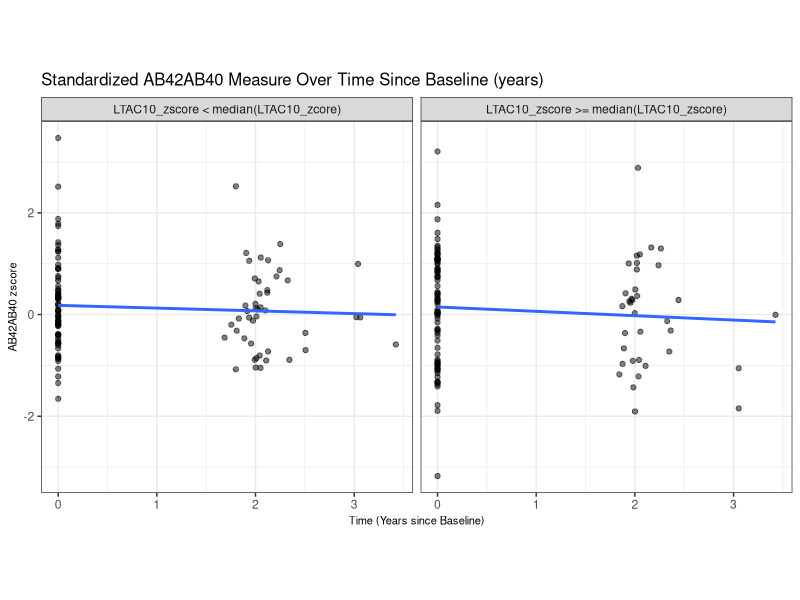

This chart was generated by the following R code:
## ---- chunk 1
knitr::opts_chunk$set(message = FALSE, warning = FALSE, comment = NA,
                      fig.align = "center", fig.height = 6, fig.width = 12)
library(readxl)
library(tidyverse)
library(mice)
library(knitr)
library(here)
library(kableExtra)
library(ggplot2)
library(cowplot)
library(lmerTest) # mixed linear model
## ---- chunk 2
# Load raw data
raw_demo <- read_excel(here("data/BIOCARD_Demographics_2024.08.07_Deidentified.xlsx"), sheet = "BIOCARD_Demographics")
raw_dx <- read_excel(here("data/BIOCARD_DiagnosisData_2024.09.08_Deidentified.xlsx"), sheet = "BIOCARD_DiagnosisData")
raw_act <- read_excel(here("data/actigraphy_data_BIOCARD_8_7_24_from Daniel_Deidentified.xlsx"), sheet = "actigraphy_data_BIOCARD_8_7_24")
raw_gene <- read_excel(here("data/BIOCARD_Genetics_Data_2023.03.28_Deidentified.xlsx"), sheet = "GENETICS_Data")
raw_champs <- read_excel(here("data/BIOCARD_Leisure_Activity_Champs_2023.09.10_other coded_Deidentified.xlsx"), sheet = "BIOCARD_PA_BloodBiomarkers-CHAM")
# NTK often stands for NeuroToolKit. NTK is a set of biomarkers used for neurological and neurodegenerative disease research
raw_ntk <- read_excel(here("data/BIOCARD_NTK Blood biomarkers_08.09.24_JHU only.xlsx"), sheet = "NTK Datafile to Use_JHU only")
raw_vital <- read_excel(here("data/BIOCARD_Vital_Signs_Sensory_2023.04.17_Deidentified.xlsx"), sheet = "BIOCARD_VITAL_SIGNS_SENSORY")
raw_gene_new <- read_excel(here("data/New participants_BIOCARD ApoE Genotypes 2023-2024_Deidentified.xlsx"), sheet = "Sheet1")

# Check missingness
# data %>%
#   summarise(across(everything(), ~ sum(is.na(.))))
# md.pattern(data)
## ---- chunk 3
# Demographics data
# Sex: 1=Male|2=Female
# Educ: years of education, 12=Min|20=Max|99=Unknown|Blank
#   no unknown or missing
# Race: 1=White|2=Black or African American|3=American Indian or Alaska Native|4=Native Hawaiian or Other Pacific Islander|5=Asian|99=Unknown|Blank
#   no 4 or missing
# Sex_F: 1=F|0=M
# Race_White: 1=White|0=Other|99=Missing
data_demo <- raw_demo %>%
  select(SUBJECT_ID, SEX, EDUC, RACE) %>%
  mutate(Sex_F = ifelse(SEX == 2, 1, 0)) %>% 
  mutate(Race_White = case_when(
    RACE == 1 ~ 1,
    RACE %in% c(2,3,4,5) ~ 0,
    TRUE ~ 99
  )) %>%
  select(SUBJECT_ID, Sex_F, Race_White, EDUC) %>%
  mutate(in_demo = 1)
# check data
# data_demo %>% 
#   select(EDUC, Race_White, Sex_F) %>%
#   table()
# data_demo$SUBJECT_ID[duplicated(data_demo$SUBJECT_ID)] 
# length(unique(data_demo$SUBJECT_ID)) 
# 474 subjects

# Diagnosis data
# fup_Dx: 1 if last available (i.e., most recent) ‘DIAGNOSIS’ = MCI or dementia, otherwise 0
data_dx <- raw_dx %>%
  select(SUBJECT_ID, VISITNO, AgeAtVisit, DIAGNOSIS, DECAGE) %>%
  group_by(SUBJECT_ID) %>% 
  mutate(last_visit = ifelse(AgeAtVisit == max(AgeAtVisit), 1, 0)) %>%
  ungroup() %>%
  mutate(fup_Dx = ifelse(DIAGNOSIS %in% c("DEMENTIA", "MCI") & last_visit == 1, 1, 0)) %>%
  mutate(in_dx = 1)
# check data
# table(data_dx$DIAGNOSIS)
# DEMENTIA, IMPAIRED NOT MCI, MCI, NORMAL 
# length(unique(data_dx$SUBJECT_ID))
# 474 subjects

# Blood biomarkers data
data_ntk <- raw_ntk %>%
  select(SUBJECT_ID, VISITNO,
         PTAU181_zscore, AB42AB40_zscore, # AD-specific measures
         NFL_zscore, YKL40_zscore, sTREM2_zscore, GFAP_zscore, # AD non-specific measures
         PTAU181_outlier, AB42AB40_outlier, NFL_outlier, YKL40_outlier, sTREM2_outlier, GFAP_outlier,
         GFAP, NFL, PTAU181, AB42AB40, PTAU181_AB42AB40, sTREM2, YKL40) %>% # outlier indicators for each biomarker measure 
  mutate(in_ntk = 1)
# check data
# length(unique(data_ntk$SUBJECT_ID))
# 266 subjects

# CHAMPS activity questionnaire data
low_freq_vars <- c("B11110a_freq", "B11120a_freq", "B11122a_freq", "B11127a_freq", "B11128a_freq", "B11134a_freq", "B11135a_freq", "B11139a_freq")
high_freq_vars <- c("B11107a_freq", "B11109a_freq", "B11114a_freq", "B11115a_freq", "B11116a_freq", "B11119a_freq", "B11121a_freq", "B11123a_freq", "B11124a_freq", "B11125a_freq", "B11126a_freq", "B11129a_freq", "B11130a_freq", "B11131a_freq", "B11132a_freq", "B11133a_freq", "B11136a_freq", "B11137a_freq", "B11138a_freq", "B11140a_freq")
# Create three continuous variables reflecting each participant’s frequency of engagement in low intensity physical activities, high intensity physical activities, and all physical activities (regardless of level of intensity)
data_champs <- raw_champs %>%
  select(c(SUBJECT_ID, VISITNO, low_freq_vars, high_freq_vars, "B11141a_freq", "B11141s_CAT")) %>%
  mutate(across(all_of(c(low_freq_vars, high_freq_vars, "B11141a_freq")), as.numeric)) %>%  
  mutate(
    LOW_INT_FREQ = rowSums(select(., all_of(low_freq_vars)), na.rm = TRUE) +
                   ifelse(!is.na(B11141s_CAT) & B11141s_CAT == "Physical-low", B11141a_freq, 0),
    HIGH_INT_FREQ = rowSums(select(., all_of(high_freq_vars)), na.rm = TRUE) +
                    ifelse(!is.na(B11141s_CAT) & B11141s_CAT == "Physical-modhi", B11141a_freq, 0),
    ALL_INT_FREQ = LOW_INT_FREQ + HIGH_INT_FREQ
  ) %>%
  select(SUBJECT_ID, VISITNO, LOW_INT_FREQ, HIGH_INT_FREQ, ALL_INT_FREQ) %>%
  mutate(in_champs = 1) %>%
  group_by(SUBJECT_ID) %>% 
  mutate(first_champs_visit = ifelse(VISITNO == min(VISITNO), 1, 0))
# check data
# length(unique(data_champs$SUBJECT_ID))
# 259 subjects

# Actigraphy data
# LTAC10 total average activity counts over the 10 most active hours of the day, averaged across 3 days with valid data
data_act <- raw_act %>%
  select(SUBJECT_ID, VISITNO, LTAC10) %>%
  mutate(in_act = 1) %>%
  group_by(SUBJECT_ID) %>% 
  mutate(first_act_visit = ifelse(VISITNO == min(VISITNO), 1, 0))
# check data
# length(unique(data_act$SUBJECT_ID))
# 240 subjects

# Genetics (APOE genetic status) data
data_gene_new <- raw_gene_new %>%
  filter(!is.na(SUBJECT_ID)) %>%
  mutate(APOECODE = APOECODE/10)

data_gene <- raw_gene %>%
  rbind(data_gene_new) %>%
  mutate(APOE4 = case_when(
      APOECODE %in% c(2.2, 2.3, 3.3) ~ 0,  
      APOECODE %in% c(2.4, 3.4, 4.4) ~ 1,  
      APOECODE == "" | is.na(APOECODE) ~ NA_real_ 
    )) %>%
  mutate(in_gene = 1)
# check data
# length(unique(data_gene$SUBJECT_ID))
# 467 subjects

# Vital signs/ sensory data
data_vital <- raw_vital %>%
  select(SUBJECT_ID, VISITNO, BMI) %>%
  mutate(in_vital = 1)
# check data
# length(unique(data_vital$SUBJECT_ID))
# 394 subjects
## ---- chunk 4
data_act_merged <- data_act %>%
  merge(data_dx, by = c("SUBJECT_ID", "VISITNO"), all = TRUE) %>%
  merge(data_ntk, by = c("SUBJECT_ID", "VISITNO"), all = TRUE) %>%
  merge(data_vital, by = c("SUBJECT_ID", "VISITNO"), all = TRUE) %>%
  merge(data_demo, by = "SUBJECT_ID", all = TRUE) %>%
  merge(data_gene, by = "SUBJECT_ID", all = TRUE) %>%
  arrange(SUBJECT_ID, VISITNO)
# 474 patients

# Identify patients with MCI or Dementia at the first Actigraphy visit
excluded_patients <- data_act_merged %>%
  filter(first_act_visit == 1 & (DIAGNOSIS == "MCI" | DIAGNOSIS == "DEMENTIA")) %>%
  pull(SUBJECT_ID)
# 27 patients

# Include patients in the CHAMPS analysis
data_champs_clean <- read.csv(here("processed-data/CHAMPS_clean_data.csv"), 
                              row.names = 1, check.names = FALSE)

# Include patients with at least one actigraphy assessment
# define Age_Act as a participant’s age at their baseline/first available Actigraphy assessment 
# exclude patients with a diagnosis of MCI or dementia at baseline Actigraphy assessment
data_act_clean <- data_act_merged %>%
  filter(SUBJECT_ID %in% data_champs_clean$SUBJECT_ID) %>%
  group_by(SUBJECT_ID) %>%
  filter(any(in_act == 1)) %>%
  mutate(Age_Act = ifelse(first_act_visit == 1, AgeAtVisit, NA)) %>%
  fill(Age_Act, .direction = "downup") %>%
  filter(!SUBJECT_ID %in% excluded_patients) %>%
  ungroup() 
# length(unique(data_act_clean$SUBJECT_ID))
# 160 patients

# Identify patients without biomarker info 1.5 years around baseline Actigraphy visit
no_ntk_at_baseline_visit <- data_act_clean %>%
  filter(first_act_visit == 1 & is.na(in_ntk)) %>%
  pull(SUBJECT_ID)
# 8 patients don't have biomarker info at the baseline visit
# 1 out of 8 patients are diagnosed with MCI or Dementia at baseline

# biomarker variables
ntk_vars = c("PTAU181_zscore", "AB42AB40_zscore", "NFL_zscore", "YKL40_zscore",
             "sTREM2_zscore", "GFAP_zscore", "PTAU181_outlier", "AB42AB40_outlier",
             "NFL_outlier", "YKL40_outlier", "sTREM2_outlier", "GFAP_outlier", "in_ntk")

ntk_within_window_patients <- data_act_clean %>%
  filter(SUBJECT_ID %in% no_ntk_at_baseline_visit) %>%
  mutate(ntk_within_window = ifelse(
      (abs(AgeAtVisit - Age_Act) <= 1.5) &
      !is.na(in_ntk), 
    1, 0
  )) %>%
  filter(ntk_within_window == 1) %>%
  select(c(SUBJECT_ID, all_of(ntk_vars))) %>%
  group_by(SUBJECT_ID) %>%
  slice_head(n = 1) %>%
  ungroup() %>%
  mutate(first_act_visit = 1)
# 4 patients

data_act_clean <- data_act_clean %>%
  filter(!(SUBJECT_ID %in% no_ntk_at_baseline_visit) | 
           SUBJECT_ID %in% ntk_within_window_patients$SUBJECT_ID) %>%
  # only include visits from baseline forward for each patient
  group_by(SUBJECT_ID) %>%
  mutate(baseline_forward = ifelse(first_act_visit == 1, 1, NA)) %>%
  fill(baseline_forward, .direction = "down") %>%
  filter(baseline_forward == 1) %>%
  # update biomarker info for patients with missing biomarker at baseline
  merge(ntk_within_window_patients, all.x = TRUE, 
        by = c("SUBJECT_ID", "first_act_visit"), suffix = c("_left", "_right")) %>%
   mutate(
    across(
      .cols = ends_with("_left"),  
      .fns = ~ ifelse(!is.na(.), ., get(str_remove(cur_column(), "_left") %>% paste0("_right"))),  
      .names = "{str_remove(.col, '_left')}"  
    )
  )%>%
  select(-ends_with("_left"), -ends_with("_right"))

# length(unique(data_act_clean$SUBJECT_ID))
# 157 patients, 923 visits

zscore_cols <- c("PTAU181_zscore", "AB42AB40_zscore", "NFL_zscore", "YKL40_zscore", "sTREM2_zscore", "GFAP_zscore")
outlier_cols <- c("PTAU181_outlier", "AB42AB40_outlier", "NFL_outlier", "YKL40_outlier", "sTREM2_outlier", "GFAP_outlier")

# Replace z-score values with NA if the corresponding outlier column is 1
data_act_clean <- data_act_clean |> 
    mutate(across(all_of(zscore_cols), 
      ~ ifelse(get(paste0(sub("_zscore", "", cur_column()), "_outlier")) == 1, NA, .)))

# save processed data
write.csv(data_act_clean, here("processed-data/Actigraphy_clean_data.csv"))
## ---- chunk 5
data_act_clean <- data_act_clean %>%
  arrange(SUBJECT_ID, VISITNO)

# only contain baseline info for each patient
data_act_clean_bl <- data_act_clean %>%
  group_by(SUBJECT_ID) %>%
  slice_head(n = 1) %>%
  ungroup()

# only contain complete biomarker info for each patient
# calculate follow up time based on complete biomarker info
data_act_clean_ntk <- data_act_clean %>%
  filter(in_ntk == 1) %>%
  group_by(SUBJECT_ID) %>%
  mutate(follow_up_time = max(AgeAtVisit) - Age_Act) %>%
  fill(follow_up_time, .direction = "downup") %>%
  mutate(n_ntk = n()) %>%
  slice_head(n = 1) %>%
  ungroup()

data_champs_clean <- data_champs_clean %>%
  arrange(SUBJECT_ID, VISITNO)

# only contain baseline info for each patient
data_champs_clean_bl <- data_champs_clean %>%
  group_by(SUBJECT_ID) %>%
  slice_head(n = 1) %>%
  ungroup()

# add champs data to actigraphy data on a patient level
data_act_clean_champs <- data_act_clean_bl %>%
  select(c(SUBJECT_ID, Age_Act)) %>%
  left_join(select(data_champs_clean_bl, SUBJECT_ID, Age_CHAMPS), by = "SUBJECT_ID") %>%
  mutate(Age_diff = Age_CHAMPS-Age_Act)

mean_time <- data_act_clean |>
      group_by(SUBJECT_ID) %>%
  mutate(cutoff_visit = ifelse(first_act_visit == 0, VISITNO, NA)) %>%
  fill(cutoff_visit, .direction = "down") %>% 
  filter(is.na(cutoff_visit) | VISITNO <= cutoff_visit) %>%
  select(-cutoff_visit) %>% 
  ungroup() %>%
  filter(AgeAtVisit >= Age_Act)

summary_stats <- data.frame(
  # Total number of participants
  N = nrow(data_act_clean_bl),

  # Number with a diagnosis of MCI or dementia at last visit
  N_with_MCI_dementia = sum(data_act_clean_bl$fup_Dx == 1, na.rm = TRUE),
  
  # Number of participants with 'Subject_ID' ≥ 400
  N_participants_400 = sum(data_act_clean_bl$SUBJECT_ID >= 400, na.rm = TRUE),
  
  # Mean (SD) Age_Act
  Mean_Age_Act = sprintf("%.2f (%.2f)", mean(data_act_clean_bl$Age_Act, na.rm = TRUE), sd(data_act_clean_bl$Age_Act, na.rm = TRUE)),
  
  # Range of Age_Act
  Range_Age_Act = sprintf("(%.2f, %.2f)", min(data_act_clean_bl$Age_Act, na.rm = TRUE), max(data_act_clean_bl$Age_Act, na.rm = TRUE)),
  
  # N (%) female sex
  N_female = sum(data_act_clean_bl$Sex_F == 1, na.rm = TRUE),
  Percent_female = sprintf("%.2f%%", (sum(data_act_clean_bl$Sex_F == 1, na.rm = TRUE) / nrow(data_act_clean_bl)) * 100),
  
  # Mean (SD) years of education
  Mean_EDUC = sprintf("%.2f (%.2f)", mean(data_act_clean_bl$EDUC, na.rm = TRUE), sd(data_act_clean_bl$EDUC, na.rm = TRUE)),
  
  # N (%) White race
  N_white = sum(data_act_clean_bl$Race_White == 1, na.rm = TRUE),
  Percent_white = sprintf("%.2f%%", (sum(data_act_clean_bl$Race_White == 1, na.rm = TRUE) / nrow(data_act_clean_bl)) * 100),
  
  # N (%) APOE4 carriers
  N_APOE4 = sum(data_act_clean_bl$APOE4 == 1, na.rm = TRUE),
  Percent_APOE4 = sprintf("%.2f%%", (sum(data_act_clean_bl$APOE4 == 1, na.rm = TRUE) / nrow(data_act_clean_bl)) * 100),
  
  # Mean (SD) years of Age_CHAMPS - Age_Act
  Mean_Age_Diff = sprintf("%.2f (%.2f)", mean(data_act_clean_champs$Age_diff, na.rm = TRUE), sd(data_act_clean_champs$Age_diff, na.rm = TRUE)),
  
  # Range of years of Age_CHAMPS - Age_Act
  Range_Age_Diff = sprintf("(%.2f, %.2f)", min(data_act_clean_champs$Age_diff, na.rm = TRUE), max(data_act_clean_champs$Age_diff, na.rm = TRUE)),
  
  # Mean (SD) years of follow-up
  Mean_Followup = sprintf("%.2f (%.2f)", mean(data_act_clean_ntk$follow_up_time, na.rm = TRUE), sd(data_act_clean_ntk$follow_up_time, na.rm = TRUE)),
  
  # Range of years of follow-up
  Range_Followup = sprintf("(%.2f, %.2f)", min(data_act_clean_ntk$follow_up_time, na.rm = TRUE), max(data_act_clean_ntk$follow_up_time, na.rm = TRUE)),
  
  # Mean (SD) number of blood biomarker measures
  Mean_Biomarkers = sprintf("%.2f (%.2f)", mean(data_act_clean_ntk$n_ntk, na.rm = TRUE), sd(data_act_clean_ntk$n_ntk, na.rm = TRUE)),
  
  # Range of number of blood biomarker measures
  Range_Biomarkers = sprintf("(%.2f, %.2f)", min(data_act_clean_ntk$n_ntk, na.rm = TRUE), max(data_act_clean_ntk$n_ntk, na.rm = TRUE)),
  
  # Mean (SD) time (in years) 
  Mean_Time = sprintf("%.2f (%.2f)", mean(mean_time$AgeAtVisit - mean_time$Age_Act, na.rm = TRUE), sd(mean_time$AgeAtVisit - mean_time$Age_Act, na.rm = TRUE)),
  
  # Mean Range (min, max) time (in years) 
  Range_Time = sprintf("(%.2f, %.2f)", min(mean_time$AgeAtVisit - mean_time$Age_Act, na.rm = TRUE), max(mean_time$AgeAtVisit - mean_time$Age_Act, na.rm = TRUE)),
  
  # Mean (SD) LTAC
  Mean_LTAC = sprintf("%.2f (%.2f)", mean(data_act_clean$LTAC10, na.rm = TRUE), sd(data_act_clean$LTAC10, na.rm = TRUE)),
  
  # Mean (SD) BMI
  Mean_BMI = sprintf("%.2f (%.2f)", mean(data_act_clean$BMI, na.rm = TRUE), sd(data_act_clean$BMI, na.rm = TRUE)),
  
  # Mean (SD) GFAP at baseline CHAMPS
  Mean_GFAP = sprintf("%.2f (%.2f)", mean(data_act_clean_bl[data_act_clean_bl$GFAP_outlier==0,]$GFAP, na.rm = TRUE), sd(data_act_clean_bl[data_act_clean_bl$GFAP_outlier==0,]$GFAP, na.rm = TRUE)),
  
  # Mean (SD) NFL at baseline CHAMPS
  Mean_NFL = sprintf("%.2f (%.2f)", mean(data_act_clean_bl[data_act_clean_bl$NFL_outlier==0,]$NFL, na.rm = TRUE), sd(data_act_clean_bl[data_act_clean_bl$NFL_outlier==0,]$NFL, na.rm = TRUE)),
  
  # Mean (SD) PTAU181 at baseline CHAMPS
  Mean_PTAU181 = sprintf("%.2f (%.2f)", mean(data_act_clean_bl[data_act_clean_bl$PTAU181_outlier==0,]$PTAU181, na.rm = TRUE), sd(data_act_clean_bl[data_act_clean_bl$PTAU181_outlier==0,]$PTAU181, na.rm = TRUE)),
  
  # Mean (SD) AB42AB40 at baseline CHAMPS
  Mean_AB42AB40 = sprintf("%.2f (%.2f)", mean(data_act_clean_bl[data_act_clean_bl$AB42AB40_outlier==0,]$AB42AB40, na.rm = TRUE), sd(data_act_clean_bl[data_act_clean_bl$AB42AB40_outlier==0,]$AB42AB40, na.rm = TRUE)),
  
  # Mean (SD) PTAU181_AB42AB40 at baseline CHAMPS
  Mean_PTAU181_AB42AB40 = sprintf("%.2f (%.2f)", mean(data_act_clean_bl[data_act_clean_bl$AB42AB40_outlier==0 & data_act_clean_bl$PTAU181_outlier==0,]$PTAU181_AB42AB40, na.rm = TRUE), sd(data_act_clean_bl[data_act_clean_bl$AB42AB40_outlier==0 & data_act_clean_bl$PTAU181_outlier==0,]$PTAU181_AB42AB40, na.rm = TRUE)),
  
  # Mean (SD) sTREM2 at baseline CHAMPS
  Mean_sTREM2 = sprintf("%.2f (%.2f)", mean(data_act_clean_bl[data_act_clean_bl$sTREM2_outlier==0,]$sTREM2, na.rm = TRUE), sd(data_act_clean_bl[data_act_clean_bl$sTREM2_outlier==0,]$sTREM2, na.rm = TRUE)),
  
  # Mean (SD) YKL40 at baseline CHAMPS
  Mean_YKL40 = sprintf("%.2f (%.2f)", mean(data_act_clean_bl[data_act_clean_bl$YKL40_outlier==0,]$YKL40, na.rm = TRUE), sd(data_act_clean_bl[data_act_clean_bl$YKL40_outlier==0,]$YKL40, na.rm = TRUE))
)
## ---- chunk 6
summary_stats <- as.data.frame(t(summary_stats))
summary_stats$Variable = c("N", 
                           "N with a diagnosis of MCI or dementia at last visit (‘fup_Dx’ = 1)",
                           "N participants with ‘Subject_ID’ ≥ 400 *",
                           "Mean (SD) Age_Act", "Range (min, max) Age_Act", 
                           "N female sex (‘Sex_F’ = 1)", 
                           "% female sex (‘Sex_F’ = 1)", 
                           "Mean (SD) years of education (‘EDUC’) ",
                           "N White race (‘Race_White’ = 1)", 
                           "% White race (‘Race_White’ = 1)", 
                           "N APOE4 carriers (‘APOE4’ = 1)",
                           "% APOE4 carriers (‘APOE4’ = 1)",
                           "Mean (SD) years between Age_CHAMPS and Age_Act", 
                           "Range (min, max) years between Age_CHAMPS and Age_Act", 
                           "Mean (SD) years of follow-up (baseline actigraphy to last blood biomarker measure)",
                           "Range (min, max) years of follow-up (baseline actigraphy to last blood biomarker measure)", 
                           "Mean (SD) number of blood biomarker measures over time", 
                           "Range (min, max) number of blood biomarker measures over time",
                           "Mean (SD) time (in years) between baseline actigraphy and associated baseline blood biomarker measure",
                           "Range (min, max) time (in years) between baseline actigraphy and associated baseline blood biomarker measure", 
                           "Mean (SD) LTAC10", 
                           "Mean (SD) BMI", 
                           "Mean (SD) GFAP at baseline actigraphy", 
                           "Mean (SD) NFL at baseline actigraphy", 
                           "Mean (SD) PTAU181 at baseline actigraphy", 
                           "Mean (SD) AB42AB40 at baseline actigraphy", 
                           "Mean (SD) PTAU181_AB42AB40 at baseline actigraphy", 
                           "Mean (SD) sTREM2 at baseline actigraphy", 
                           "Mean (SD) YKL40 at baseline actigraphy"
)
colnames(summary_stats) = c("Participants in analyses", "")

summary_stats %>%
  kable(caption = "Descriptive Statistics for Participants Included in the Actigraphy Analyses")
## ---- chunk 7
data_act_clean_analysis <- data_act_clean |>
  mutate(VISITNO = as.numeric(VISITNO)) |>
  mutate(time = AgeAtVisit - Age_Act) |>
  select(-ends_with("_outlier")) |>
  filter(!if_all(ends_with("_zscore"), is.na)) |>
  select(SUBJECT_ID, VISITNO, DIAGNOSIS, LTAC10, Age_Act, AgeAtVisit, 
         Sex_F, APOE4, BMI, time, PTAU181_zscore, AB42AB40_zscore, 
         NFL_zscore, YKL40_zscore, sTREM2_zscore, GFAP_zscore) |>
  mutate(Sex_F = factor(Sex_F, levels = c(0,1)), 
         APOE4 = factor(APOE4, levels = c(0,1))) |>
  mutate(
        LTAC10_z = (LTAC10 - mean(LTAC10, na.rm = TRUE)) / sd(LTAC10, na.rm = TRUE),
        Age_Act_z = (Age_Act - mean(Age_Act, na.rm = TRUE)) / sd(Age_Act, na.rm = TRUE),
        BMI_z = (BMI - mean(BMI, na.rm = TRUE)) / sd(BMI, na.rm = TRUE)
    )
## ---- chunk 8
write.csv(data_act_clean_analysis, here("processed-data/Actigraphy_clean_data.csv"))
## ---- chunk 9
AB42AB40_act_data <- data_act_clean_analysis |>
  select(-c(PTAU181_zscore, NFL_zscore, YKL40_zscore, sTREM2_zscore, GFAP_zscore)) |>
  filter(!is.na(AB42AB40_zscore))

AB42AB40_act_model <- lmer(AB42AB40_zscore ~ 
    LTAC10_z + Age_Act_z + Sex_F + APOE4 + BMI_z + time + (1 | SUBJECT_ID) +
    LTAC10_z:time,
    data = AB42AB40_act_data, 
    control = lmerControl(optimizer = "bobyqa"))

summary(AB42AB40_act_model)
## ---- chunk 10
AB42AB40_act_data_plot <- AB42AB40_act_data |> 
  mutate(LTAC10_group = ifelse(LTAC10_z >= median(LTAC10_z, na.rm = TRUE), 
        "LTAC10_zscore >= median(LTAC10_zscore)", "LTAC10_zscore < median(LTAC10_zcore)")) |>
  filter(!is.na(LTAC10_z))

p1 <- ggplot(AB42AB40_act_data_plot, aes(x = time, y = AB42AB40_zscore)) +
  geom_point(alpha = 0.5) +
  geom_smooth(method = "lm", se = FALSE) +
  facet_wrap(~ LTAC10_group) + 
  labs(title = "Standardized AB42AB40 Measure Over Time Since Baseline (years)",
       x = "Time (Years since Baseline)",
       y = "AB42AB40 zscore") +
  theme_bw() +
  theme(aspect.ratio = 1,
      title = element_text(size = 10),
      axis.title.x = element_text(size = 8),
      axis.title.y = element_text(size = 8))

p1
## ---- chunk 11
PTAU181_act_data <- data_act_clean_analysis |>
  select(-c(AB42AB40_zscore, YKL40_zscore, NFL_zscore, sTREM2_zscore, GFAP_zscore)) |>
  filter(!is.na(PTAU181_zscore))

PTAU181_act_model <- lmer(PTAU181_zscore ~ 
    LTAC10_z + Age_Act_z + Sex_F + APOE4 + BMI_z + time + (1 | SUBJECT_ID) +
    LTAC10_z:time,
    data = PTAU181_act_data, 
    control = lmerControl(optimizer = "bobyqa"))

summary(PTAU181_act_model)
## ---- chunk 12
NFL_act_data <- data_act_clean_analysis |>
  select(-c(PTAU181_zscore, AB42AB40_zscore, YKL40_zscore, sTREM2_zscore, GFAP_zscore)) |>
  filter(!is.na(NFL_zscore))

NFL_act_model <- lmer(NFL_zscore ~ 
    LTAC10_z + Age_Act_z + Sex_F + APOE4 + BMI_z + time + (1 | SUBJECT_ID) +
    LTAC10_z:time,
    data = NFL_act_data, 
    control = lmerControl(optimizer = "bobyqa"))

summary(NFL_act_model)
## ---- chunk 13
YKL40_act_data <- data_act_clean_analysis |>
  select(-c(PTAU181_zscore, AB42AB40_zscore, NFL_zscore, sTREM2_zscore, GFAP_zscore)) |>
  filter(!is.na(YKL40_zscore))

YKL40_act_model <- lmer(YKL40_zscore ~ 
    LTAC10_z + Age_Act_z + Sex_F + APOE4 + BMI_z + time + (1 | SUBJECT_ID) +
    LTAC10_z:time,
    data = YKL40_act_data, 
    control = lmerControl(optimizer = "bobyqa"))

summary(YKL40_act_model)
## ---- chunk 14
sTREM2_act_data <- data_act_clean_analysis |>
  select(-c(PTAU181_zscore, AB42AB40_zscore, YKL40_zscore, NFL_zscore, GFAP_zscore)) |>
  filter(!is.na(sTREM2_zscore))

sTREM2_act_model <- lmer(sTREM2_zscore ~ 
    LTAC10_z + Age_Act_z + Sex_F + APOE4 + BMI_z + time + (1 | SUBJECT_ID) +
    LTAC10_z:time,
    data = sTREM2_act_data, 
    control = lmerControl(optimizer = "bobyqa"))

summary(sTREM2_act_model)
## ---- chunk 15
GFAP_act_data <- data_act_clean_analysis |>
  select(-c(PTAU181_zscore, AB42AB40_zscore, YKL40_zscore, NFL_zscore, sTREM2_zscore)) |>
  filter(!is.na(GFAP_zscore))

GFAP_act_model <- lmer(GFAP_zscore ~ 
    LTAC10_z + Age_Act_z + Sex_F + APOE4 + BMI_z + time + (1 | SUBJECT_ID) +
    LTAC10_z:time,
    data = GFAP_act_data, 
    control = lmerControl(optimizer = "bobyqa"))

summary(GFAP_act_model)
